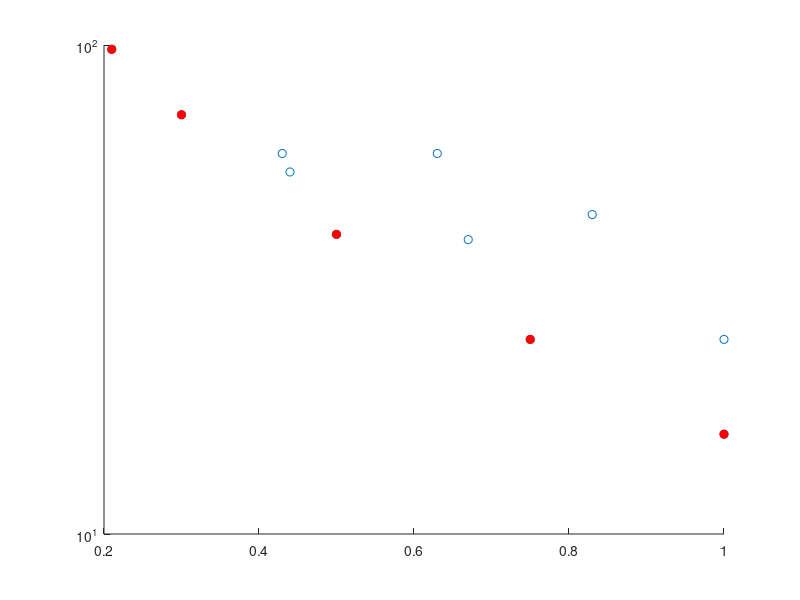

Here is the MATLAB script that generated this plot:
% code 2020_03_01
% summary the relationship between HAuCl4, Na3Citrate, and Au diameter 
xy = [1, 16;
    0.75, 25;
    0.5, 41;
    0.3, 72;
    0.21, 98;
    0.67, 40;
    0.43, 60;
    1, 25;
    0.63, 60;
    0.83, 45;
    0.44, 55;];
x = xy(:,1);
y = xy(:,2);

figure; hold on;
plot(x,y,'o');
plot(x(1:5),y(1:5),'or','markerfacecolor','r')
set(gca,'yScale','log')